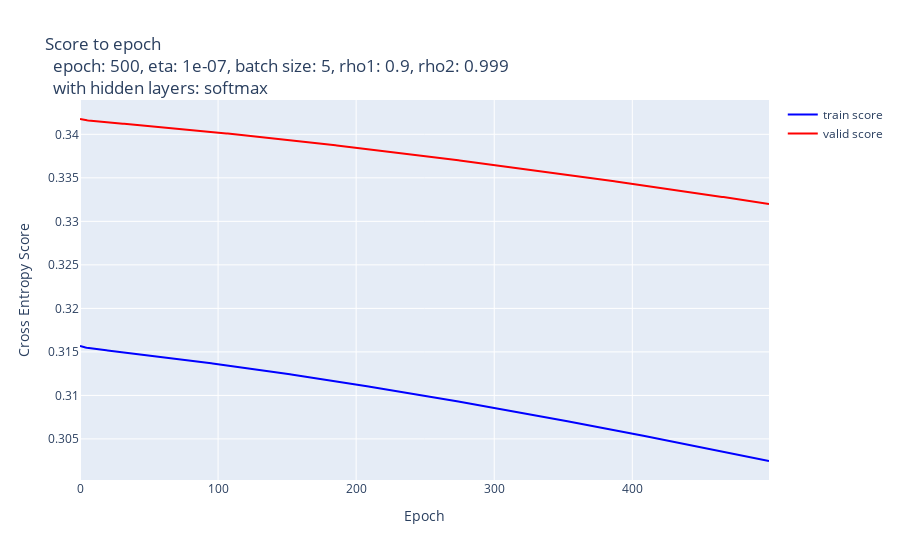

Notebook source saved alongside this figure:
### Code cell
# graph of scores
hidden_layers = "softmax"
fig = util.draw_scores_with_validation(
    ls_scores_train, ls_scores_valid, hidden_layers, hyperparams
)
fig.show()

### Figure 1 — Plotly figure (JSON) as saved in the notebook; plotly's stock layout.template omitted (floating-point values rounded to 4 significant figures; data arrays with more than 128 entries replaced by an {"elided": "..."} marker saying what was removed)
{"data": [{"line": {"color": "blue", "width": 2}, "mode": "lines", "name": "train score", "type": "scatter", "x": {"elided": "500 int values"}, "y": {"elided": "500 float values"}}, {"line": {"color": "red", "width": 2}, "mode": "lines", "name": "valid score", "type": "scatter", "x": {"elided": "500 int values"}, "y": {"elided": "500 float values"}}], "layout": {"hovermode": "x unified", "title": {"text": "Score to epoch <br>  epoch: 500, eta: 1e-07, batch size: 5, rho1: 0.9, rho2: 0.999 <br>  with hidden layers: softmax"}, "xaxis": {"title": {"text": "Epoch"}}, "yaxis": {"title": {"text": "Cross Entropy Score"}}}}
